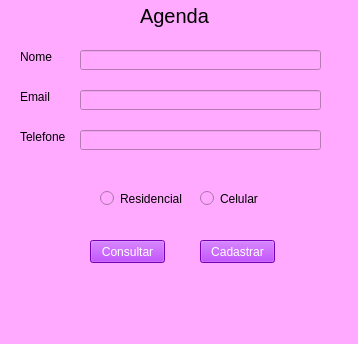
<?xml version="1.0" encoding="UTF-8"?>
<ui version="4.0">
 <class>mainAgenda</class>
 <widget class="QMainWindow" name="mainAgenda">
  <property name="geometry">
   <rect>
    <x>0</x>
    <y>0</y>
    <width>358</width>
    <height>344</height>
   </rect>
  </property>
  <property name="windowTitle">
   <string>MainWindow</string>
  </property>
  <property name="autoFillBackground">
   <bool>false</bool>
  </property>
  <property name="styleSheet">
   <string notr="true">background-color: rgb(255, 170, 255);</string>
  </property>
  <widget class="QWidget" name="centralwidget">
   <widget class="QPushButton" name="btnConsultar">
    <property name="geometry">
     <rect>
      <x>90</x>
      <y>240</y>
      <width>75</width>
      <height>23</height>
     </rect>
    </property>
    <property name="styleSheet">
     <string notr="true">background-color: rgb(170, 0, 255);
color: rgb(255, 255, 255);</string>
    </property>
    <property name="text">
     <string>Consultar</string>
    </property>
   </widget>
   <widget class="QPushButton" name="btnCadastrar">
    <property name="geometry">
     <rect>
      <x>200</x>
      <y>240</y>
      <width>75</width>
      <height>23</height>
     </rect>
    </property>
    <property name="styleSheet">
     <string notr="true">background-color: rgb(170, 0, 255);
color: rgb(255, 255, 255);</string>
    </property>
    <property name="text">
     <string>Cadastrar</string>
    </property>
   </widget>
   <widget class="QLabel" name="label">
    <property name="geometry">
     <rect>
      <x>20</x>
      <y>50</y>
      <width>47</width>
      <height>13</height>
     </rect>
    </property>
    <property name="text">
     <string>Nome</string>
    </property>
   </widget>
   <widget class="QLineEdit" name="nome">
    <property name="geometry">
     <rect>
      <x>80</x>
      <y>50</y>
      <width>241</width>
      <height>20</height>
     </rect>
    </property>
   </widget>
   <widget class="QLabel" name="label_2">
    <property name="geometry">
     <rect>
      <x>20</x>
      <y>90</y>
      <width>47</width>
      <height>13</height>
     </rect>
    </property>
    <property name="text">
     <string>Email</string>
    </property>
   </widget>
   <widget class="QLineEdit" name="email">
    <property name="geometry">
     <rect>
      <x>80</x>
      <y>90</y>
      <width>241</width>
      <height>20</height>
     </rect>
    </property>
   </widget>
   <widget class="QLabel" name="label_3">
    <property name="geometry">
     <rect>
      <x>20</x>
      <y>130</y>
      <width>47</width>
      <height>13</height>
     </rect>
    </property>
    <property name="text">
     <string>Telefone</string>
    </property>
   </widget>
   <widget class="QLineEdit" name="telefone">
    <property name="geometry">
     <rect>
      <x>80</x>
      <y>130</y>
      <width>241</width>
      <height>20</height>
     </rect>
    </property>
   </widget>
   <widget class="QRadioButton" name="rendencial">
    <property name="geometry">
     <rect>
      <x>100</x>
      <y>190</y>
      <width>82</width>
      <height>17</height>
     </rect>
    </property>
    <property name="text">
     <string>Residencial</string>
    </property>
   </widget>
   <widget class="QRadioButton" name="celular">
    <property name="geometry">
     <rect>
      <x>200</x>
      <y>190</y>
      <width>82</width>
      <height>17</height>
     </rect>
    </property>
    <property name="text">
     <string>Celular</string>
    </property>
   </widget>
   <widget class="QLabel" name="label_4">
    <property name="geometry">
     <rect>
      <x>140</x>
      <y>0</y>
      <width>71</width>
      <height>31</height>
     </rect>
    </property>
    <property name="font">
     <font>
      <pointsize>15</pointsize>
     </font>
    </property>
    <property name="text">
     <string>Agenda</string>
    </property>
   </widget>
  </widget>
  <widget class="QMenuBar" name="menubar">
   <property name="geometry">
    <rect>
     <x>0</x>
     <y>0</y>
     <width>358</width>
     <height>21</height>
    </rect>
   </property>
  </widget>
  <widget class="QStatusBar" name="statusbar"/>
 </widget>
 <resources/>
 <connections/>
</ui>
